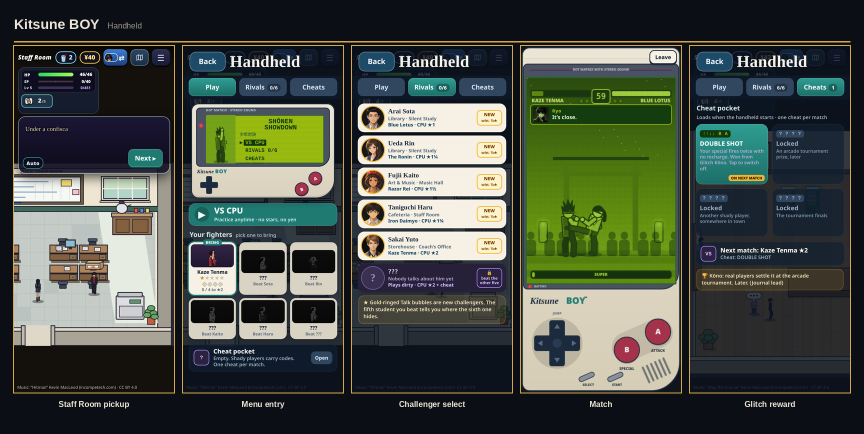
#> input picture tools/hh/handheld_sheet.png, 1728 x 867 px (shown at 1/2 size)
$ python paint_sign.py ../hh/handheld_sheet.png ../hh/handheld_sheet.png
#> lines starting #> are read from the running program, lines starting #| are printed output that depends on the picture
"""Repaint the Lunch Line menu board in the baked cf_line room background to the v6.5.66 prices (Erik).
Same board and frame; the chalk is re-set in Liberation Sans, the face the original board was set in (fit: 15.2 px,
4x supersample, 1 px stroke at 4x, box-filtered down; mean error 11/255 vs the original line), same chalk + purple EAT."""
import sys
from PIL import Image, ImageDraw, ImageFont
src, out = sys.argv[1], sys.argv[2]
im = Image.open(src).convert('RGB')
#> im is the input picture: PIL image 1728x867 RGB; mean R, G, B 72, 79.1, 70
FONT = '/usr/share/fonts/truetype/liberation/LiberationSans-Regular.ttf'
CHALK, PURPLE, GREEN = (212, 230, 214), (172, 152, 207), (58, 91, 71)
X0, Y0, X1, Y1 = 227, 29, 405, 95           # inside the board's dark frame
SS, SZ, CX = 4, 13.2, (232 + 399) / 2 + 0.75
lines = [('TODAY: MELON BREAD', CHALK, 35), ('MELON BREAD  \u00a57', CHALK, 50), ('HOT LUNCH  \u00a512', CHALK, 65), ('EAT.', PURPLE, 81)]
W, H = (X1 - X0 + 1) * SS, (Y1 - Y0 + 1) * SS
pan = Image.new('RGB', (W, H), GREEN); g = ImageDraw.Draw(pan); f = ImageFont.truetype(FONT, SZ * SS); cap = f.getbbox('T')
#> after `pan = Image.new('RGB', (W, H), GREEN)`:
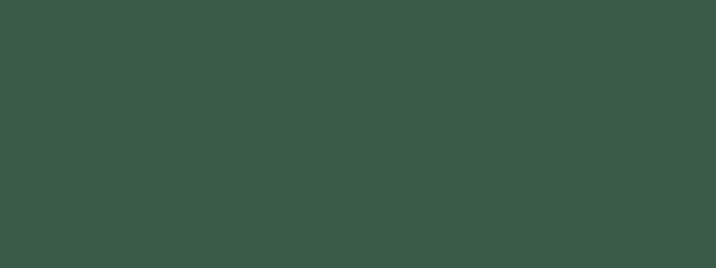
#> pan: PIL image 716x268 RGB; mean R, G, B 58, 91, 71
for t, col, capy in lines:
    b = f.getbbox(t)
    g.text(((CX - X0) * SS - (b[2] - b[0]) / 2, (capy - 0.25 - Y0) * SS - cap[1]), t, font=f, fill=col, stroke_width=1, stroke_fill=col)
im.paste(pan.resize((X1 - X0 + 1, Y1 - Y0 + 1), Image.BOX), (X0, Y0))
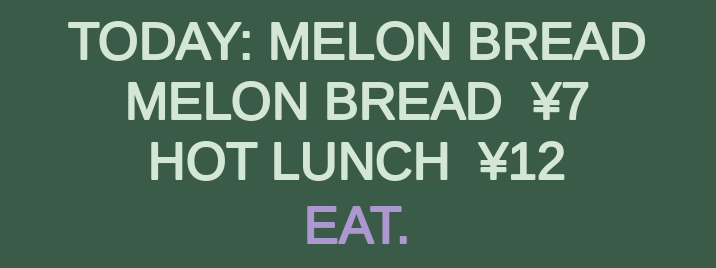
#> pan: PIL image 716x268 RGB; mean R, G, B 77.4, 108.1, 89.3
im.save(out)
